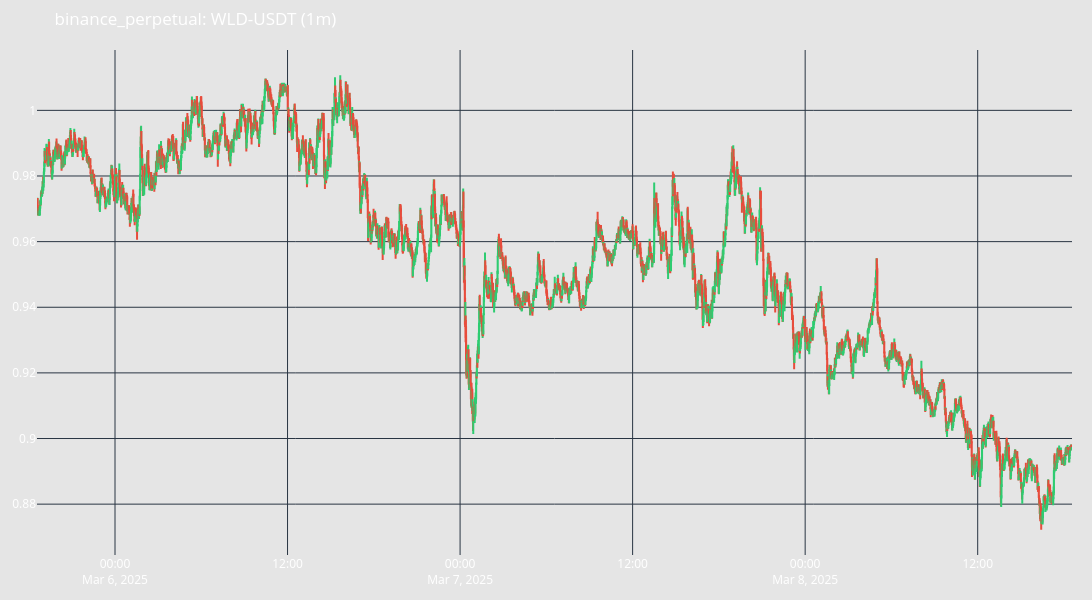

Notebook source saved alongside this figure:
### Code cell
wld_candles.plot()

### Figure 1 — Plotly figure (JSON) as saved in the notebook; plotly's stock layout.template omitted (floating-point values rounded to 4 significant figures; data arrays with more than 128 entries replaced by an {"elided": "..."} marker saying what was removed)
{"data": [{"close": {"elided": "4319 float values"}, "decreasing": {"line": {"color": "#E74C3C"}}, "high": {"elided": "4319 float values"}, "increasing": {"line": {"color": "#2ECC71"}}, "low": {"elided": "4319 float values"}, "name": "Candlesticks", "open": {"elided": "4319 float values"}, "type": "candlestick", "x": {"elided": "4319 str values"}}], "layout": {"font": {"color": "white", "size": 12}, "height": 600, "hovermode": "x unified", "margin": {"b": 20, "l": 20, "r": 20, "t": 50}, "paper_bgcolor": "rgba(0, 0, 0, 0.1)", "plot_bgcolor": "rgba(0, 0, 0, 0)", "showlegend": false, "title": {"text": "binance_perpetual: WLD-USDT (1m)"}, "width": 1200, "xaxis": {"rangeslider": {"visible": false}}}}
